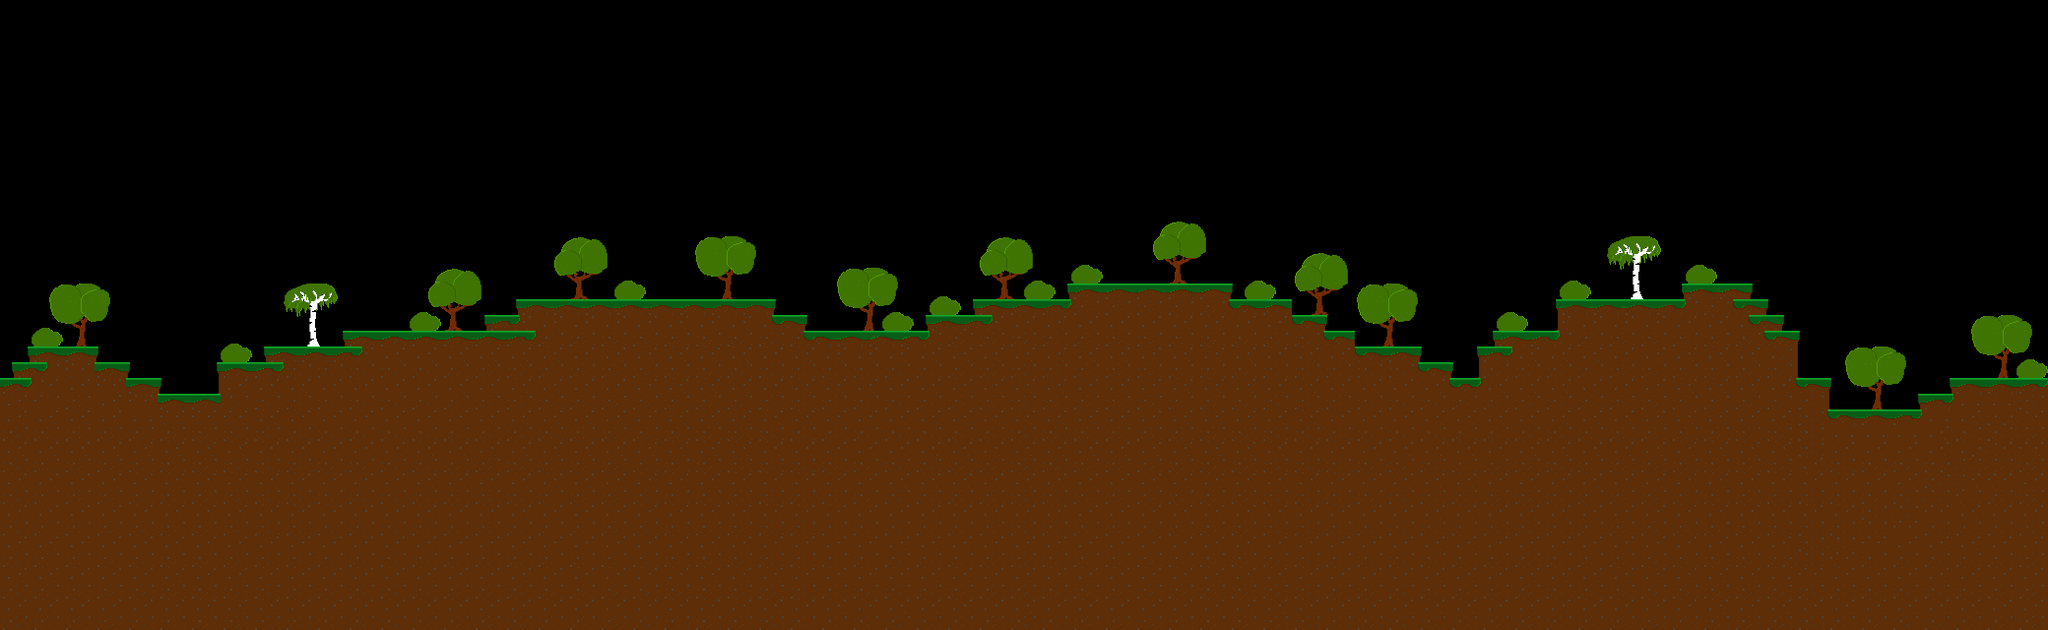

Rendered tile map (Tiled .tmx) drawn with the repository's tilesets; below, a short description and the map source with its tile grids summarised:
An orthogonal 130x40 tile map with 16x16 px tiles, 1 tile layer (Kachelebene 1), 5 tilesets.

<map version="1.2" tiledversion="1.2.0" orientation="orthogonal" renderorder="right-down" width="130" height="40" tilewidth="16" tileheight="16" infinite="0" nextlayerid="4" nextobjectid="1">
 <tileset firstgid="1" name="grass" tilewidth="16" tileheight="16" tilecount="100" columns="10">
  <image source="../../tiels/grassTielset.png" width="160" height="160" />
 </tileset>
 <tileset firstgid="101" name="background_birch" tilewidth="64" tileheight="64" tilecount="1" columns="0">
  <grid orientation="orthogonal" width="1" height="1" />
  <tile id="0">
   <image width="64" height="64" source="background_birch.png" />
  </tile>
 </tileset>
 <tileset firstgid="102" name="background_tree" tilewidth="64" tileheight="64" tilecount="1" columns="0">
  <grid orientation="orthogonal" width="1" height="1" />
  <tile id="0">
   <image width="64" height="64" source="background_tree.png" />
  </tile>
 </tileset>
 <tileset firstgid="103" name="bush_0" tilewidth="32" tileheight="32" tilecount="1" columns="0">
  <grid orientation="orthogonal" width="1" height="1" />
  <tile id="0">
   <image width="32" height="32" source="../bush/bush_0.png" />
  </tile>
 </tileset>
 <tileset firstgid="104" name="background_tree2" tilewidth="64" tileheight="64" tilecount="1" columns="0">
  <grid orientation="orthogonal" width="1" height="1" />
  <tile id="0">
   <image width="64" height="64" source="background_tree2.png" />
  </tile>
 </tileset>
 <layer id="3" name="Kachelebene 1" width="130" height="40">
  <data>[5200 cells, 2531 non-empty, 17 distinct tile ids]</data>
 </layer>
</map>
